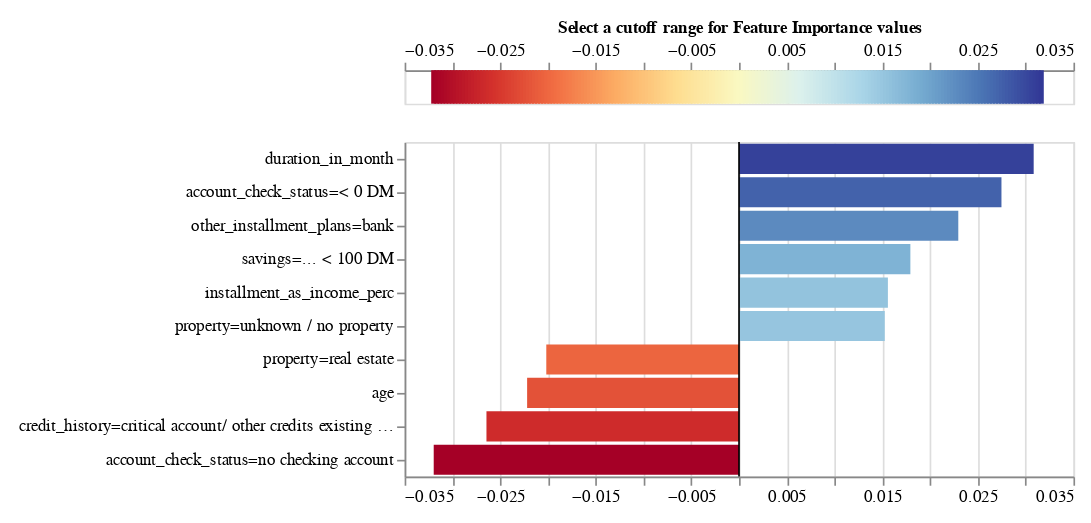

Write notebook code for a chart like this one.
### Code cell
# limeExplainer.plot_lime_values(lime_exp.as_list(), 5, 10)
lime_exp.plot_features_importance()

### Figure 1 — Vega-Lite specification as saved in the notebook (floating-point values rounded to 4 significant figures; data arrays with more than 128 entries replaced by an {"elided": "..."} marker saying what was removed)
{"config": {"view": {"continuousWidth": 400, "continuousHeight": 300}, "axis": {"labelFontSize": 10, "labelLimit": 225.0}}, "vconcat": [{"layer": [{"data": {"name": "data-3dc5498ca33da3394a443949aa124d74"}, "mark": {"type": "rule", "strokeWidth": 3}, "encoding": {"color": {"field": "xValue", "legend": null, "scale": {"domain": [-0.03196, 0.03196], "domainMid": 0, "scheme": "redyellowblue"}, "type": "quantitative"}, "x": {"axis": {"orient": "top", "titleFontSize": 10}, "field": "xValue", "title": "Select a cutoff range for Feature Importance values ", "type": "quantitative"}}}, {"data": {"name": "data-c7bc3ae69e1253e8223f70a11d04b99d"}, "mark": {"type": "rect", "color": "black", "height": 20, "opacity": 0.4, "tooltip": true}, "encoding": {"x": {"field": "x_min", "type": "quantitative"}, "x2": {"field": "x_max"}, "y": {"axis": null, "field": "y", "type": "quantitative"}}, "selection": {"Cutter": {"type": "single", "fields": ["cutoff"], "bind": {"input": "range", "max": 0.03196, "min": 0, "name": "Importance cutoff value (±) ", "step": 0.0006391}, "init": {"cutoff": 0.0}}}, "transform": [{"calculate": "(-Cutter.cutoff)", "as": "x_min"}, {"calculate": "Cutter.cutoff", "as": "x_max"}]}], "height": 20}, {"layer": [{"data": {"name": "data-ee26718d85b959a2fde507500873f632"}, "mark": "bar", "encoding": {"color": {"field": "value", "legend": null, "scale": {"domain": [-0.03196, 0.03196], "domainMid": 0, "scheme": "blueorange"}, "type": "quantitative"}, "tooltip": [{"field": "name", "title": "Feature", "type": "nominal"}, {"field": "value", "title": "Importance", "type": "quantitative"}], "x": {"field": "value", "title": null, "type": "quantitative"}, "y": {"field": "name", "sort": {"field": "value", "op": "mean", "order": "descending"}, "title": null, "type": "nominal"}}, "selection": {"Cutter": {"type": "single", "fields": ["cutoff"], "bind": {"input": "range", "max": 0.03196, "min": 0, "name": "Importance cutoff value (±) ", "step": 0.0006391}, "init": {"cutoff": 0.0}}}, "transform": [{"filter": "((datum.value > Cutter.cutoff) || (datum.value < (-Cutter.cutoff)))"}]}, {"data": {"name": "data-9c00aa9dc2b1c1a0b4bf9b34ead12925"}, "mark": "rule", "encoding": {"x": {"field": "x", "type": "quantitative"}}}]}], "padding": 10, "$schema": "https://vega.github.io/schema/vega-lite/v4.17.0.json", "datasets": {"data-3dc5498ca33da3394a443949aa124d74": {"elided": "200 records"}, "data-c7bc3ae69e1253e8223f70a11d04b99d": [{"y": 0, "x": -0.5, "x2": 0.5}], "data-ee26718d85b959a2fde507500873f632": [{"name": "account_check_status=no checking account", "value": -0.03196}, {"name": "duration_in_month", "value": 0.03084}, {"name": "account_check_status=< 0 DM", "value": 0.02747}, {"name": "credit_history=critical account/ other credits existing (not at this bank)", "value": -0.02643}, {"name": "other_installment_plans=bank", "value": 0.02295}, {"name": "age", "value": -0.02218}, {"name": "property=real estate", "value": -0.02017}, {"name": "savings=... < 100 DM", "value": 0.01793}, {"name": "installment_as_income_perc", "value": 0.01558}, {"name": "property=unknown / no property", "value": 0.01525}], "data-9c00aa9dc2b1c1a0b4bf9b34ead12925": [{"x": 0}]}}
